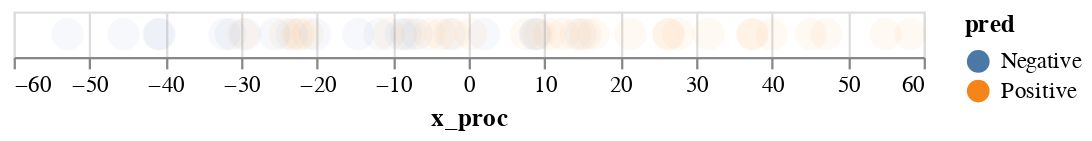

The code cell stored with this chart in its notebook:
### Code cell
alt.Chart(data=tsne_plot_data).mark_circle(size=200).encode(
    x = 'x_proc',
    color = alt.Color('pred', 
                      legend=alt.Legend(symbolOpacity=1)),
    opacity=alt.value(0.05)
)

### Figure 1 — Vega-Lite specification as saved in the notebook (floating-point values rounded to 4 significant figures)
{"config": {"view": {"continuousWidth": 400, "continuousHeight": 300}}, "data": {"name": "data-fddaa0b8c5c25d911b6d8e74c717d6d9"}, "mark": {"type": "circle", "size": 200}, "encoding": {"color": {"type": "nominal", "field": "pred", "legend": {"symbolOpacity": 1}}, "opacity": {"value": 0.05}, "x": {"type": "quantitative", "field": "x_proc"}}, "$schema": "https://vega.github.io/schema/vega-lite/v4.8.1.json", "datasets": {"data-fddaa0b8c5c25d911b6d8e74c717d6d9": [{"x_raw": -32.28, "y_raw": -42.27, "x_interm": -63.61, "y_interm": -30.22, "x_proc": 14.8, "y_proc": 56.58, "sentence": "There is nothing authentic about this place.", "opacity": 0.5619, "prob": "-0.56", "pred": "Negative"}, {"x_raw": -59.53, "y_raw": -67.56, "x_interm": 60.16, "y_interm": 87.83, "x_proc": 31.67, "y_proc": -99.02, "sentence": "I rate this movie 9/10.  ", "opacity": 1.145, "prob": "1.15", "pred": "Positive"}, {"x_raw": -101.7, "y_raw": -30.15, "x_interm": -134.6, "y_interm": -53.28, "x_proc": -52.89, "y_proc": 92.18, "sentence": "What a waste.", "opacity": 1.232, "prob": "-1.23", "pred": "Negative"}, {"x_raw": 46.36, "y_raw": 52.52, "x_interm": -57.76, "y_interm": -61.14, "x_proc": -6.834, "y_proc": 66.46, "sentence": "If you like a loud buzzing to override all your conversations, then this phone is for you!", "opacity": 0.7162, "prob": "-0.72", "pred": "Negative"}, {"x_raw": 31.37, "y_raw": 2.096, "x_interm": -30.59, "y_interm": -52.01, "x_proc": -14.57, "y_proc": 36.17, "sentence": "Not only will it drain your player, but may also potentially fry it.", "opacity": 0.4206, "prob": "-0.42", "pred": "Negative"}, {"x_raw": -81.57, "y_raw": -11.49, "x_interm": 5.206, "y_interm": 50.02, "x_proc": 15.42, "y_proc": -62.66, "sentence": "Dessert: Panna Cotta was amazing.", "opacity": 0.6749, "prob": "0.67", "pred": "Positive"}, {"x_raw": 55.68, "y_raw": 7.699, "x_interm": -117.3, "y_interm": -93.65, "x_proc": -29.41, "y_proc": 125.9, "sentence": "in addition it feels &amp; looks as if the phone is all lightweight cheap plastic.", "opacity": 1.563, "prob": "-1.56", "pred": "Negative"}, {"x_raw": -7.028, "y_raw": 21.65, "x_interm": -47.88, "y_interm": -42.87, "x_proc": -2.51, "y_proc": 48.89, "sentence": "This is one of the better buffets that I have been to.", "opacity": 0.5034, "prob": "-0.5", "pred": "Negative"}, {"x_raw": 45.2, "y_raw": 83.53, "x_interm": -14.37, "y_interm": 60.63, "x_proc": -22.25, "y_proc": -59.17, "sentence": "I have been in more than a few bars in Vegas, and do not ever recall being charged for tap water.", "opacity": 0.5724, "prob": "0.57", "pred": "Positive"}, {"x_raw": -24.04, "y_raw": -13.91, "x_interm": 44.26, "y_interm": -18.28, "x_proc": 37.34, "y_proc": -20.29, "sentence": "But I definitely would not eat here again.", "opacity": 0.4598, "prob": "0.46", "pred": "Positive"}, {"x_raw": -69.69, "y_raw": -49.96, "x_interm": 3.385, "y_interm": -38.63, "x_proc": -24.23, "y_proc": 4.08, "sentence": "It looks very nice.", "opacity": 0.0271, "prob": "0.03", "pred": "Positive"}, {"x_raw": -50.77, "y_raw": -51.02, "x_interm": -36.97, "y_interm": -76.63, "x_proc": -23.34, "y_proc": 52.34, "sentence": "You won't be disappointed.", "opacity": 0.585, "prob": "-0.58", "pred": "Negative"}, {"x_raw": -18.88, "y_raw": -62.62, "x_interm": 42.64, "y_interm": 39.63, "x_proc": 37.46, "y_proc": -63.14, "sentence": "It was awesome.", "opacity": 0.8419, "prob": "0.84", "pred": "Positive"}, {"x_raw": 8.401, "y_raw": 33.88, "x_interm": -19.91, "y_interm": -31.89, "x_proc": -8.958, "y_proc": 17.37, "sentence": "By the time the film ended, I not only disliked it, I despised it.  ", "opacity": 0.07902, "prob": "-0.08", "pred": "Negative"}, {"x_raw": 13.96, "y_raw": -10.42, "x_interm": -57.83, "y_interm": -7.285, "x_proc": -40.92, "y_proc": 44.02, "sentence": "It didn't work, people can not hear me when I talk.", "opacity": 0.4427, "prob": "-0.44", "pred": "Negative"}, {"x_raw": -57.16, "y_raw": -35.36, "x_interm": -26.17, "y_interm": -1.229, "x_proc": 7.53, "y_proc": 7.813, "sentence": "Service is friendly and inviting.", "opacity": 0.09891, "prob": "0.1", "pred": "Positive"}, {"x_raw": -28.45, "y_raw": -83.36, "x_interm": -100.3, "y_interm": -47.7, "x_proc": 8.869, "y_proc": 79.83, "sentence": "The problem was the script.  ", "opacity": 0.8859, "prob": "-0.89", "pred": "Negative"}, {"x_raw": 53.38, "y_raw": 35.43, "x_interm": -10.61, "y_interm": -59.31, "x_proc": 8.711, "y_proc": 31.54, "sentence": "Att is not clear, sound is very distorted and you have to yell when you talk.", "opacity": 0.2516, "prob": "-0.25", "pred": "Negative"}, {"x_raw": 3.419, "y_raw": 52.12, "x_interm": 87.89, "y_interm": 41.65, "x_proc": 45.12, "y_proc": -82.87, "sentence": "When I opened the sandwich, I was impressed, but not in a good way.", "opacity": 1.053, "prob": "1.05", "pred": "Positive"}, {"x_raw": -21.38, "y_raw": 37.54, "x_interm": 27.2, "y_interm": -38.68, "x_proc": -21.2, "y_proc": -16.82, "sentence": "I was disgusted because I was pretty sure that was human hair.", "opacity": 0.1827, "prob": "0.18", "pred": "Positive"}, {"x_raw": -12.65, "y_raw": 2.574, "x_interm": -16.03, "y_interm": 32.64, "x_proc": -10.55, "y_proc": -41.34, "sentence": "Overall I was not impressed and would not go back.", "opacity": 0.5738, "prob": "0.57", "pred": "Positive"}, {"x_raw": -6.121, "y_raw": -16.08, "x_interm": 66.03, "y_interm": -3.396, "x_proc": -2.013, "y_proc": -57.61, "sentence": "They also have the best cheese crisp in town.", "opacity": 0.6829, "prob": "0.68", "pred": "Positive"}, {"x_raw": -77.05, "y_raw": -31.46, "x_interm": 19.36, "y_interm": -15.24, "x_proc": 14.07, "y_proc": -13.2, "sentence": "Good product, good seller.", "opacity": 0.3275, "prob": "0.33", "pred": "Positive"}, {"x_raw": -57.25, "y_raw": 3.325, "x_interm": 64.98, "y_interm": 41.2, "x_proc": -7.654, "y_proc": -98.21, "sentence": "I believe that Pitch Black was done well.  ", "opacity": 0.9759, "prob": "0.98", "pred": "Positive"}, {"x_raw": 80.24, "y_raw": 69.94, "x_interm": -87.51, "y_interm": -69.22, "x_proc": -11.77, "y_proc": 85.34, "sentence": "Then scene where they debated whether or not to sack the trumpeter (who falsely was accused for the murder) is pure horror, really stupid.  ", "opacity": 0.9657, "prob": "-0.97", "pred": "Negative"}, {"x_raw": -89.07, "y_raw": -46.37, "x_interm": -111.9, "y_interm": -67.63, "x_proc": -20.22, "y_proc": 103.5, "sentence": "Sprint - terrible customer service.", "opacity": 1.193, "prob": "-1.19", "pred": "Negative"}, {"x_raw": -38.98, "y_raw": -4.664, "x_interm": -40.13, "y_interm": -22.84, "x_proc": -31.37, "y_proc": 26.93, "sentence": "Otherwise, easy to install and use, clear sound.", "opacity": 0.3831, "prob": "-0.38", "pred": "Negative"}, {"x_raw": 22.66, "y_raw": 22.02, "x_interm": 32.07, "y_interm": 98.83, "x_proc": 54.97, "y_proc": -99.88, "sentence": "Their monster chicken fried steak and eggs is my all time favorite.", "opacity": 1.12, "prob": "1.12", "pred": "Positive"}, {"x_raw": 69.83, "y_raw": 52.31, "x_interm": 91.73, "y_interm": 84.72, "x_proc": 16.47, "y_proc": -123.2, "sentence": "It's also great to see that renowned silent screenwriter Frances Marion hasn't missed a step going from silent to sound.  ", "opacity": 1.307, "prob": "1.31", "pred": "Positive"}, {"x_raw": 68.78, "y_raw": 88.36, "x_interm": -3.525, "y_interm": -18.0, "x_proc": 26.31, "y_proc": 4.668, "sentence": "That being said, for a phone, the camera is very nice; many cool effects to play with, and video is decent as well.", "opacity": 0.149, "prob": "0.15", "pred": "Positive"}, {"x_raw": -29.84, "y_raw": 17.02, "x_interm": -134.9, "y_interm": -77.86, "x_proc": -8.286, "y_proc": 121.2, "sentence": "I am a fan of his ... This movie sucked really bad.  ", "opacity": 1.475, "prob": "-1.47", "pred": "Negative"}, {"x_raw": 90.51, "y_raw": 47.13, "x_interm": -93.03, "y_interm": -95.24, "x_proc": -40.71, "y_proc": 108.8, "sentence": "What is even more stupid is that who had thought an idea that there should be a volcano in Los Angeles?  ", "opacity": 1.327, "prob": "-1.33", "pred": "Negative"}, {"x_raw": -40.95, "y_raw": -25.17, "x_interm": -6.119, "y_interm": 1.65, "x_proc": -5.165, "y_proc": -6.163, "sentence": "But this movie really got to me.  ", "opacity": 0.1603, "prob": "0.16", "pred": "Positive"}, {"x_raw": -93.73, "y_raw": -84.48, "x_interm": -122.8, "y_interm": -34.7, "x_proc": 2.033, "y_proc": 101.4, "sentence": "Awful.  ", "opacity": 1.152, "prob": "-1.15", "pred": "Negative"}, {"x_raw": 40.69, "y_raw": 20.27, "x_interm": -77.29, "y_interm": -50.24, "x_proc": -45.51, "y_proc": 69.57, "sentence": "Using all earpieces, left or right, this thing will not stay on my ear.", "opacity": 0.9458, "prob": "-0.95", "pred": "Negative"}, {"x_raw": 58.28, "y_raw": 68.17, "x_interm": 54.97, "y_interm": 20.41, "x_proc": 47.18, "y_proc": -43.19, "sentence": "Back to good BBQ, lighter fare, reasonable pricing and tell the public they are back to the old ways.", "opacity": 0.7328, "prob": "0.73", "pred": "Positive"}, {"x_raw": 5.278, "y_raw": -33.44, "x_interm": 16.67, "y_interm": 5.234, "x_proc": 21.33, "y_proc": -30.5, "sentence": "All in all, I'm quite satisfied with this purchase.", "opacity": 0.5038, "prob": "0.5", "pred": "Positive"}, {"x_raw": -79.26, "y_raw": -65.95, "x_interm": 31.73, "y_interm": 19.64, "x_proc": 9.296, "y_proc": -43.95, "sentence": "Great product, fast shipping!.", "opacity": 0.5756, "prob": "0.58", "pred": "Positive"}, {"x_raw": -60.99, "y_raw": -17.99, "x_interm": 40.94, "y_interm": 2.827, "x_proc": 27.63, "y_proc": -47.78, "sentence": "Hitchcock is a great director.  ", "opacity": 0.6754, "prob": "0.68", "pred": "Positive"}, {"x_raw": -50.5, "y_raw": -85.41, "x_interm": 53.59, "y_interm": 59.44, "x_proc": 10.69, "y_proc": -84.95, "sentence": "Definitely a bargain.", "opacity": 0.948, "prob": "0.95", "pred": "Positive"}, {"x_raw": 29.57, "y_raw": 40.22, "x_interm": 19.29, "y_interm": 34.48, "x_proc": 0.3093, "y_proc": -27.37, "sentence": "A very, very, very slow-moving, aimless movie about a distressed, drifting young man.  ", "opacity": 0.507, "prob": "0.51", "pred": "Positive"}, {"x_raw": 6.975, "y_raw": 8.356, "x_interm": 12.91, "y_interm": 72.48, "x_proc": -22.59, "y_proc": -80.43, "sentence": "But I recommend waiting for their future efforts, let this one go.  ", "opacity": 0.7853, "prob": "0.79", "pred": "Positive"}, {"x_raw": -16.44, "y_raw": -31.84, "x_interm": 78.14, "y_interm": 16.4, "x_proc": -3.696, "y_proc": -74.58, "sentence": "Great place fo take out or eat in.", "opacity": 0.7627, "prob": "0.76", "pred": "Positive"}, {"x_raw": -39.11, "y_raw": -64.09, "x_interm": 4.883, "y_interm": 22.18, "x_proc": -29.75, "y_proc": -40.05, "sentence": "The fries were great too.", "opacity": 0.588, "prob": "0.59", "pred": "Positive"}, {"x_raw": -101.7, "y_raw": -60.92, "x_interm": 39.22, "y_interm": 74.76, "x_proc": 58.24, "y_proc": -66.3, "sentence": "Very very fun chef.", "opacity": 0.9519, "prob": "0.95", "pred": "Positive"}, {"x_raw": 76.12, "y_raw": 30.73, "x_interm": -90.14, "y_interm": -26.97, "x_proc": -32.2, "y_proc": 87.73, "sentence": "At any rate this film stinks, its not funny, and Fulci should have stayed with giallo and supernatural zombie movies.  ", "opacity": 1.011, "prob": "-1.01", "pred": "Negative"}, {"x_raw": 92.15, "y_raw": 90.67, "x_interm": 108.4, "y_interm": 62.95, "x_proc": 39.96, "y_proc": -120.0, "sentence": "I had always known that Errol Flynn was a brilliant actor as he was my dads favourite actor, and I grew up watching his films as a child.  ", "opacity": 1.435, "prob": "1.43", "pred": "Positive"}, {"x_raw": -70.92, "y_raw": -86.4, "x_interm": 29.16, "y_interm": 55.64, "x_proc": 26.42, "y_proc": -78.0, "sentence": "It's pretty easy.", "opacity": 0.8864, "prob": "0.89", "pred": "Positive"}, {"x_raw": 100.4, "y_raw": 67.45, "x_interm": -66.31, "y_interm": -82.47, "x_proc": -25.59, "y_proc": 70.66, "sentence": "Not a single employee came out to see if we were OK or even needed a water refill once they finally served us our food.", "opacity": 0.8615, "prob": "-0.86", "pred": "Negative"}, {"x_raw": 27.8, "y_raw": 61.72, "x_interm": 76.12, "y_interm": 64.7, "x_proc": 12.43, "y_proc": -103.5, "sentence": "Aailiyah was pretty good as Akasha, in places compelling (her first entrance and mini dance scene).  ", "opacity": 1.078, "prob": "1.08", "pred": "Positive"}]}}
